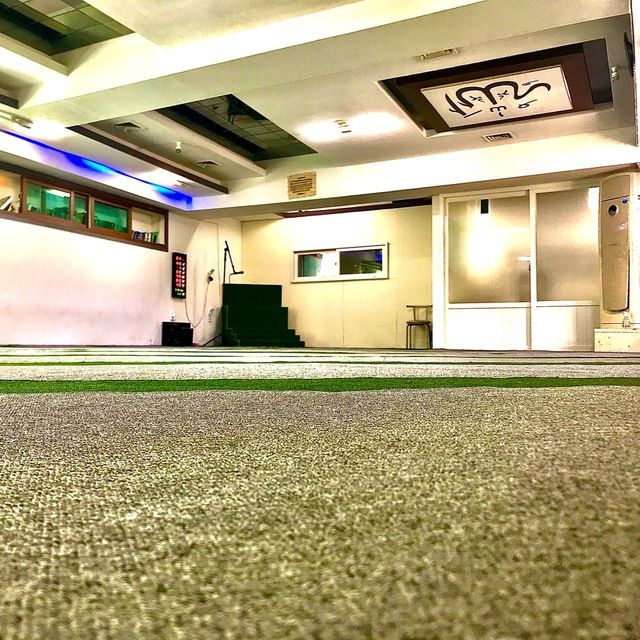
#> input picture photo.jpg, 640 x 640 px, found by its file name
$ python ch3.py
#> lines starting #> are read from the running program, lines starting #| are printed output that depends on the picture
import cv2

img =cv2.imread("photo.jpg")
#> img is the input picture: shape (640, 640, 3); mean B, G, R 123.4, 163.4, 174.9
print(img.shape)
#| (640, 640, 3)

imgResize = cv2.resize(img, (1000, 500))
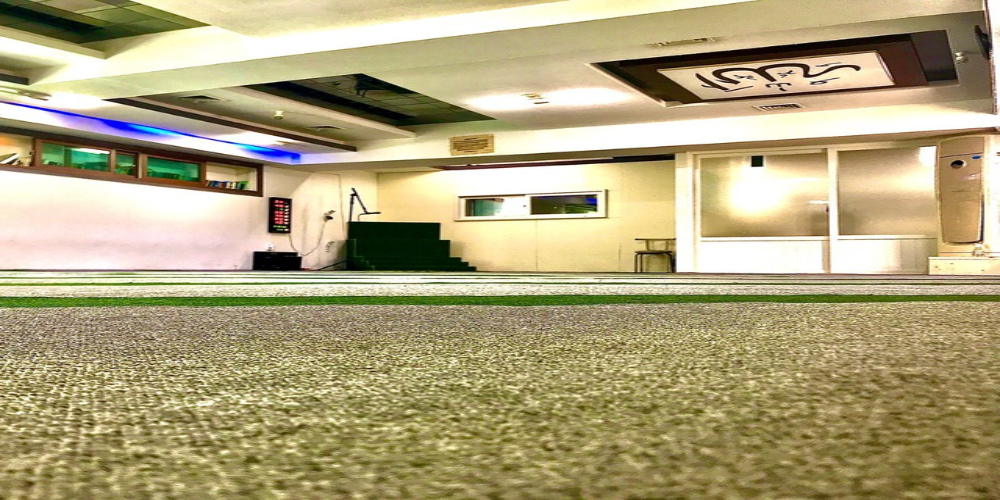
#> imgResize: shape (500, 1000, 3); mean B, G, R 123.3, 163.3, 174.8
print(imgResize.shape)
#| (500, 1000, 3)

imgCropped =img[0:200, 200:500]
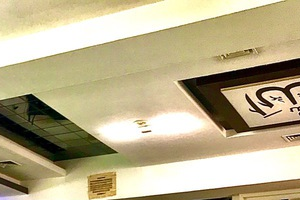
#> imgCropped: shape (200, 300, 3); mean B, G, R 140.3, 175.2, 186.9

cv2.imshow("Image", img)
cv2.imshow("Image Resize", imgResize)
cv2.waitKey(0)

$ run again, with Sardor.jpg copied over photo.jpg
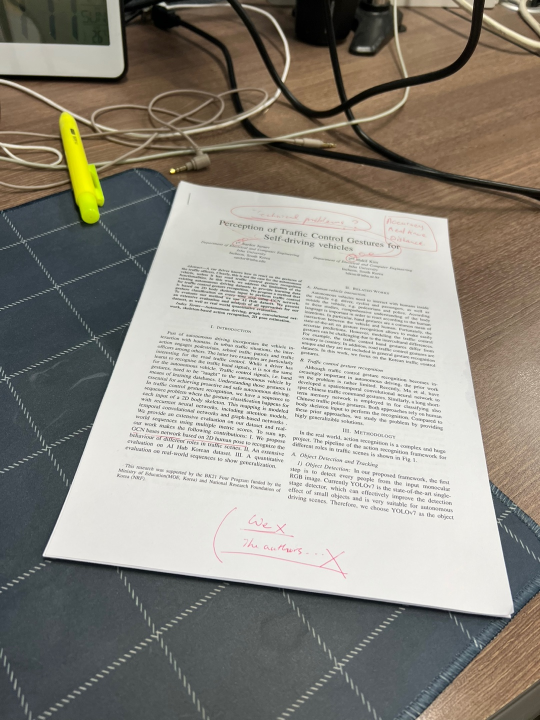
#> input picture Sardor.jpg, 1080 x 1440 px, found by its file name (shown at 1/2 size)
#> img is the input picture: shape (1440, 1080, 3); mean B, G, R 129, 138.4, 142.6
#| (1440, 1080, 3)
#> `imgResize = cv2.resize(img, (1000, 500))`:
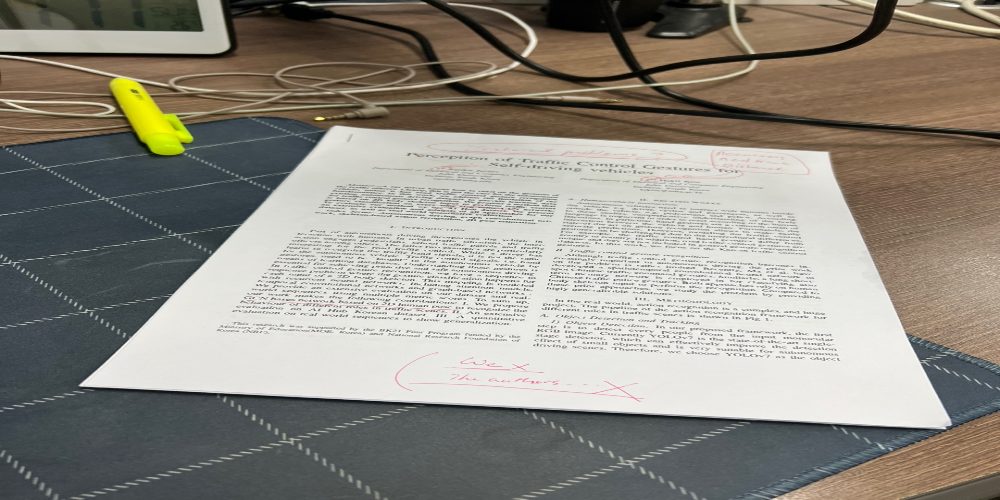
#> imgResize: shape (500, 1000, 3); mean B, G, R 128.9, 138.3, 142.5
#| (500, 1000, 3)
#> `imgCropped =img[0:200, 200:500]`:
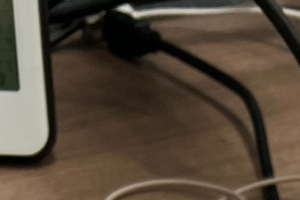
#> imgCropped: shape (200, 300, 3); mean B, G, R 57.7, 72, 84.6

$ run again, with Sardor1.jpg copied over photo.jpg
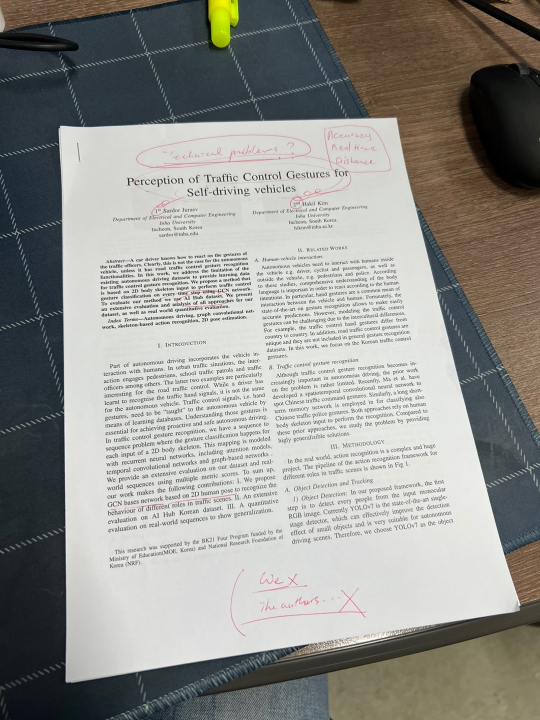
#> input picture Sardor1.jpg, 1080 x 1440 px, found by its file name (shown at 1/2 size)
#> img is the input picture: shape (1440, 1080, 3); mean B, G, R 141.8, 146.4, 146.3
#| (1440, 1080, 3)
#> `imgResize = cv2.resize(img, (1000, 500))`:
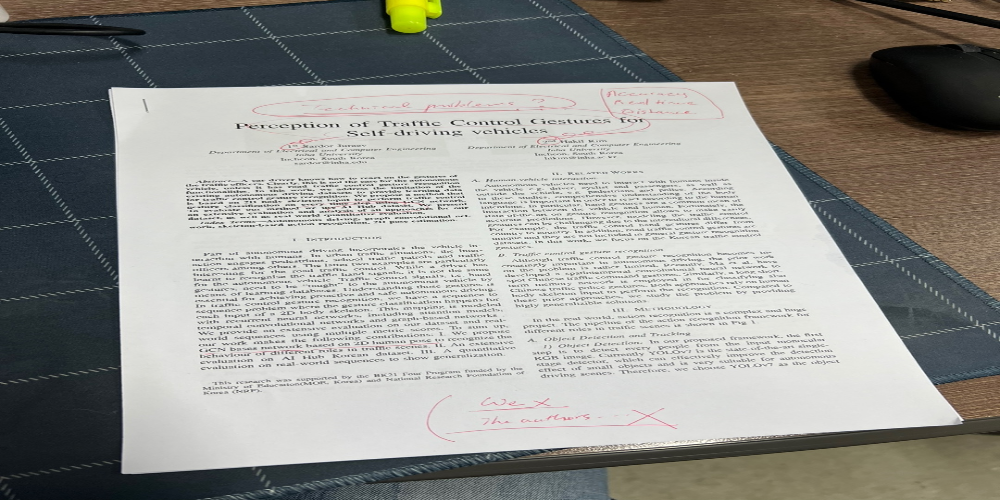
#> imgResize: shape (500, 1000, 3); mean B, G, R 141.7, 146.3, 146.2
#| (500, 1000, 3)
#> `imgCropped =img[0:200, 200:500]`:
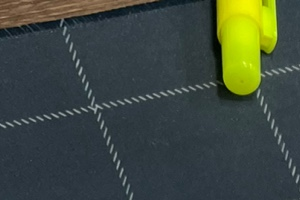
#> imgCropped: shape (200, 300, 3); mean B, G, R 61.9, 73, 62.8
